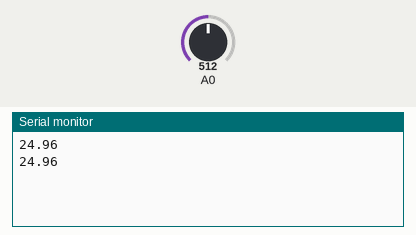
Bench run of a sketch on a simulated Arduino Uno, built with avr-gcc and run on an emulated ATmega328P. On the bench: the last lines printed to the serial monitor. Inputs (shaded band) come from the test bench; at power-on: A0 = 512.

Above: at 1.8 s.
1.9 s: A0 set to 716
At 2.8 s:
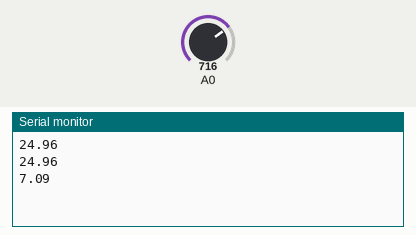
3.4 s: A0 set to 900
At 4.6 s:
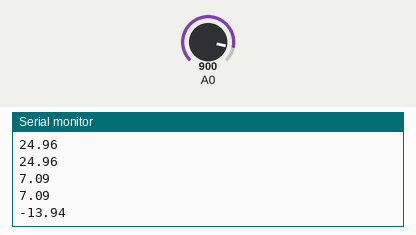
Timing chart, 0 to 6.4 s (numbered marks = the images above; inputs shaded):
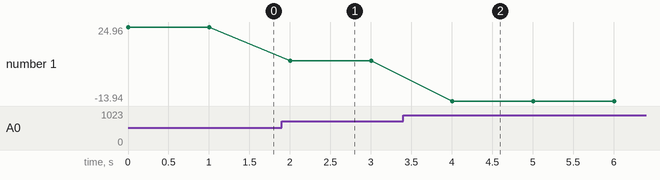

Measured:
- after the input at 1.9 s, the serial monitor: prints a new line after 0.10 s (image 1)
- after the input at 3.4 s, the serial monitor: prints a new line after 0.60 s (image 2)
- plotted number 1: 24.96 → 7.09 after the input at 1.9 s, 7.09 → -13.94 after the input at 3.4 s

The sketch:

thermistor.ino
```cpp
#include "Thermistor.h"

Thermistor* therm;

void setup(){
  Serial.begin(115200);
  therm = new Thermistor(0, 3950, 10000, 10000);
}


void loop(){
  Serial.println(therm->read());
  delay(1000);
}
```

AD8495.cpp
```cpp
/*
 *  AD8495 - Thermo couple breakout board
 *  Equations from : https://learn.adafruit.com/ad8495-thermocouple-amplifier/arduino
 *
 */
#include "headers/AD8495.h"

AD8495::AD8495(int pin) {
  pin_ = pin;
  pinMode(pin_, INPUT);
}

float AD8495::read() {
  float raw_adc = analogRead(pin_);
  float voltage = raw_adc * (AREF / (pow(2, ADC_RESOLUTION) - 1));
  float temp = (voltage - 1.25) / 0.005;
  return temp;
}
```

Thermistor.cpp
```cpp
/*
 * Thermistor.cpp
 * Source code for simple thermistor
 *
 */

#include "Thermistor.h"

Thermistor::Thermistor(uint8_t pin, uint16_t b_coef, uint16_t therm_res, uint16_t series_res) {
  pin_ = pin;
  b_coef_ = b_coef;
  therm_res_ = therm_res;
  series_res_ = series_res;

  // Setup Pin modes
  pinMode(pin_, INPUT);
}

float Thermistor::read() {
  float raw_reading = analogRead(pin_);
  raw_reading = 1023 / raw_reading - 1;
  raw_reading = series_res_ / raw_reading;
  float steinhart;
  steinhart = raw_reading / therm_res_;
  steinhart = log(steinhart);
  steinhart /= b_coef_;
  steinhart += 1.0 / (25 + 273.15);
  steinhart = 1.0 / steinhart;
  steinhart -= 273.15;

  return steinhart;
}
```

Thermistor.h
```cpp
/** Thermistor Library
 * -  Author - Daniel McGann
 */

#ifndef _THERMISTOR_H_
#define _THERMISTOR_H_

#include <Arduino.h>

class Thermistor {
 public:
  // Constructor
  Thermistor(uint8_t pin, uint16_t b_coef, uint16_t therm_res,
             uint16_t series_res);

  // Reads and return temperature
  float read();

 private:
  /// Analogue in Pin
  uint8_t pin_;
  uint16_t b_coef_;
  uint16_t therm_res_;
  uint16_t series_res_;
};

#endif /* _THERMISTOR_H_ */
```
